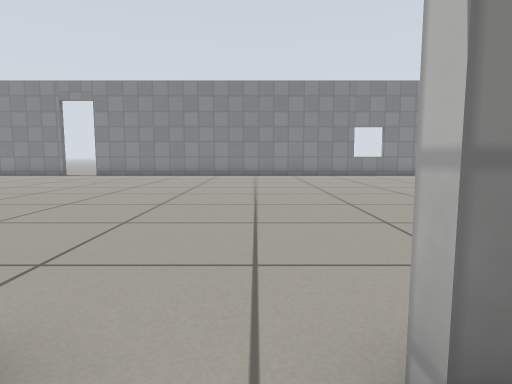
View 1 (above)

16 first-person views from a walk through a Gazebo world. The camera is 0.5 m above the floor, tilts 6° down and sees 75° across. The floor is counted in squares, 0.5 m on a side. Each view is taken from the middle of a square. On the plan, view 1 faces up. The plan holds only what a view shows up to about 12 squares ahead; the rest is blank. Robots are left out. Gazebo's built-in surfaces are drawn with simple patterns.

View 2
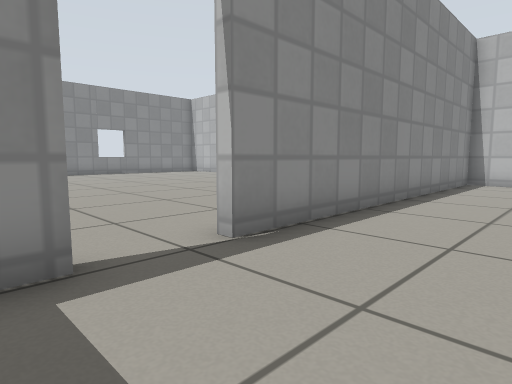

View 3
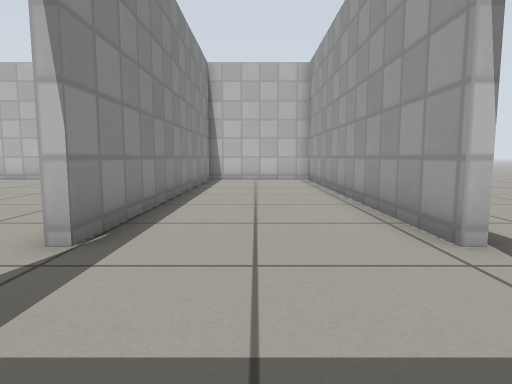

View 4
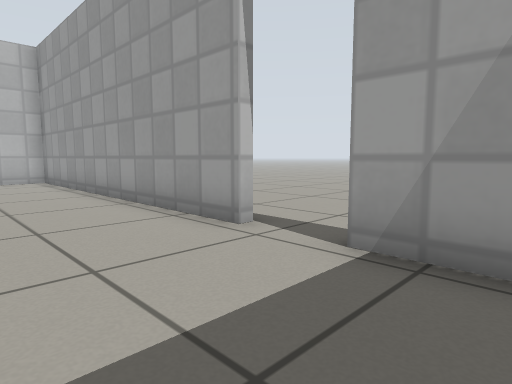

View 5
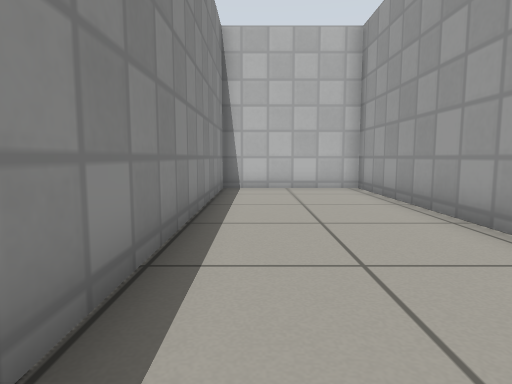

View 6
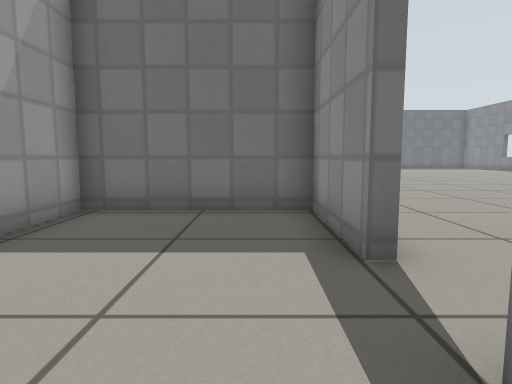

View 7
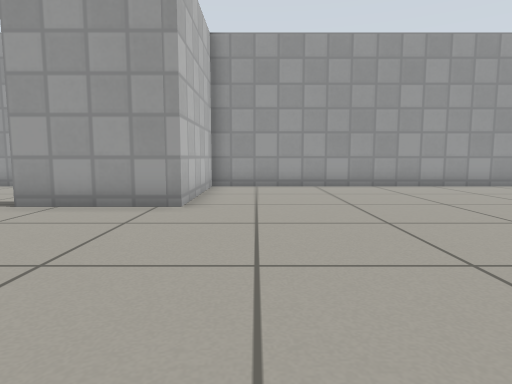

View 8
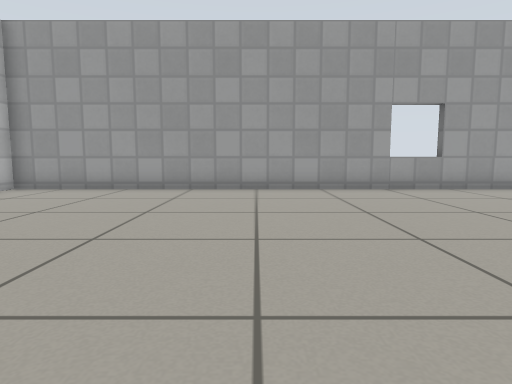

View 9
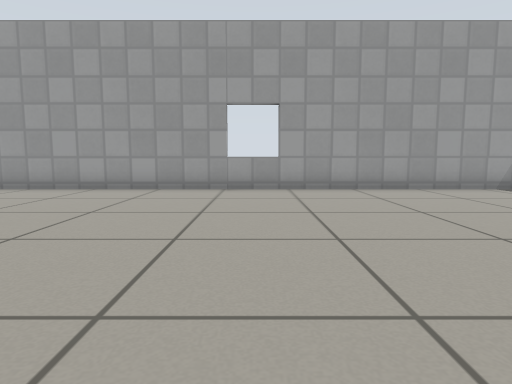

View 10
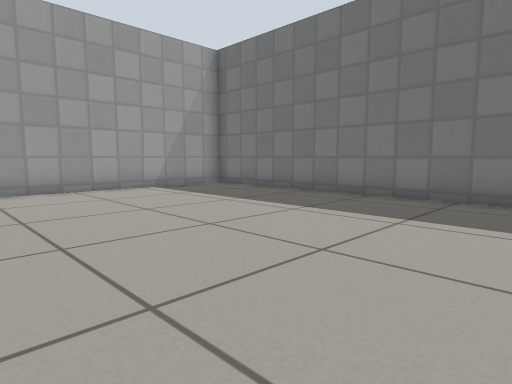

View 11
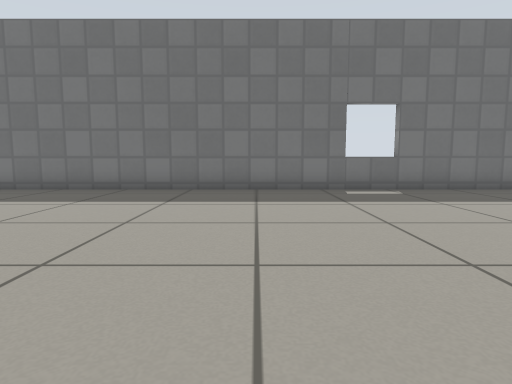

View 12
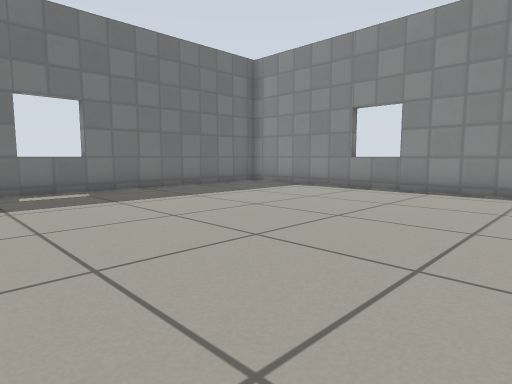

View 13
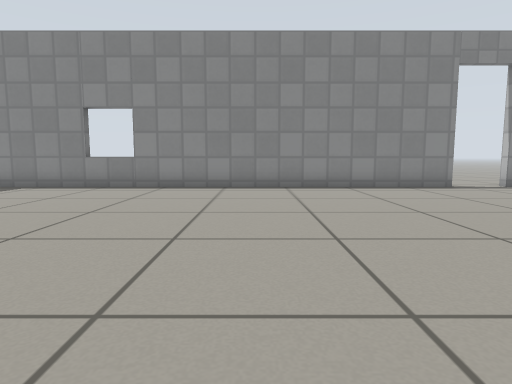

View 14
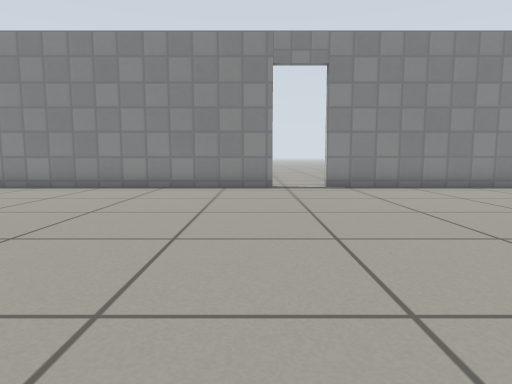

View 15
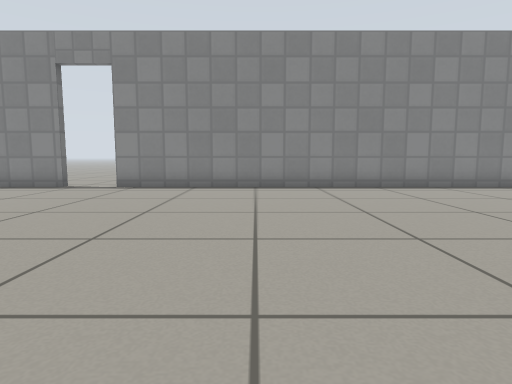

View 16
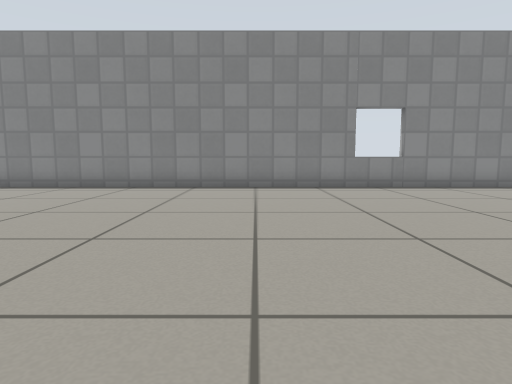

### Floor plan
Points are (right, up) in squares from view 1. A wall is a line through its corners. A room is listed if a view was taken in it or the views show most of it. See-through windows are left out.
Room 1 (views 1, 2, 3, 4, 5, 6)
walls: (0.6, -3.3) (11.7, -3.3) (11.7, 1.1) (0.6, 1.1); (-1.1, 1.1) (-4.2, 1.1) (-4.2, -3.3) (-1.1, -3.3)
ways out: open door at (-0.5, 1) to room 2; open door at (-0.3, -3.3)
Room 2 (views 7, 8, 9, 10, 11, 12, 13, 14, 15, 16)
walls: (-10.4, 18.1) (-25.6, 18.1); (-27.2, 15.3) (-27.2, -2.2); (-26.2, -3.3) (-4.5, -3.3) (-4.5, 1.4) (-1.1, 1.4); (10.6, 18.1) (-8.6, 18.1)
ways out: open door at (-0.5, 1) to room 1; open door at (-9.5, 18)

Positions as (right, up) in squares from view 1, and headings:
1: (0, 0), facing up
2: (-2, -2), facing up-right
3: (-3, -1), facing right
4: (-3, 0), facing down-right
5: (1, 0), facing right
6: (2, 0), facing left
7: (-6, 8), facing down
8: (-12, 7), facing down
9: (-17, 7), facing down
10: (-19, 7), facing down-left
11: (-17, 7), facing left
12: (-17, 8), facing up-left
13: (-17, 7), facing up
14: (-11, 7), facing up
15: (-4, 7), facing up
16: (2, 7), facing up
